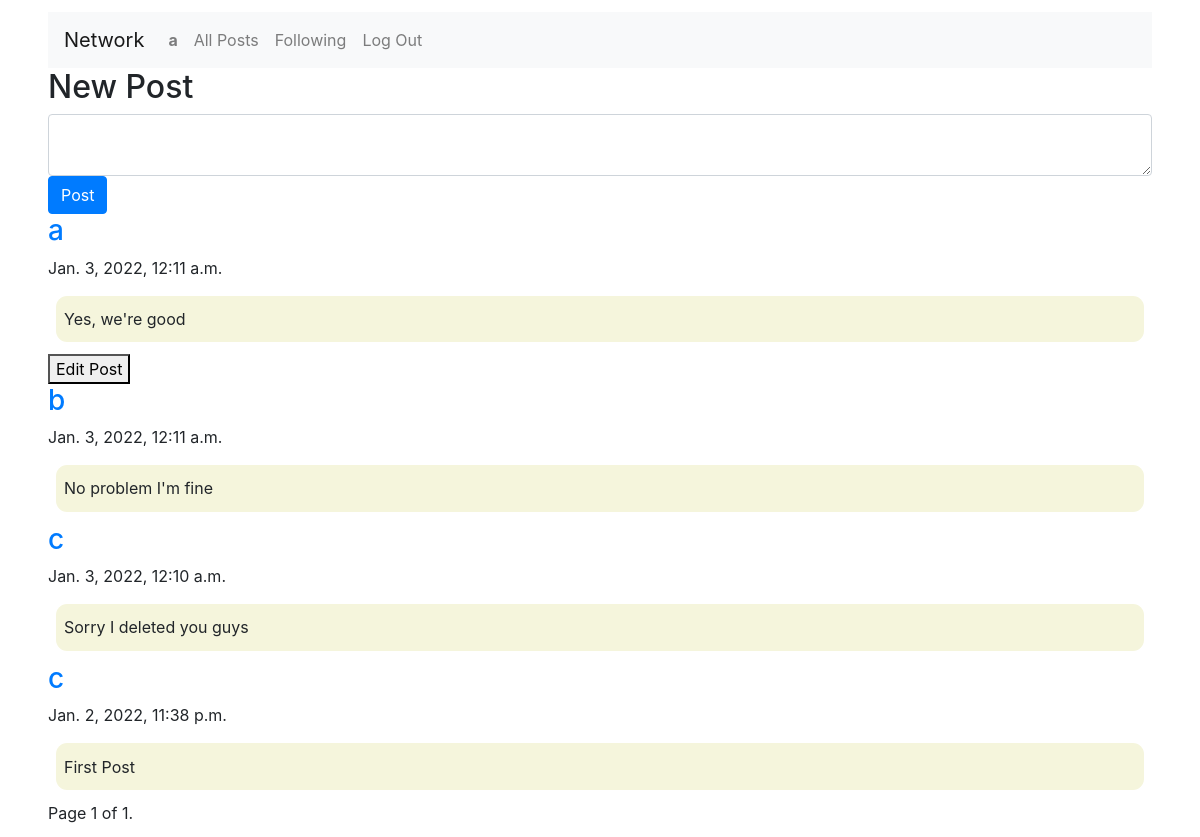
The page / (signed in) on the database as committed earlier.
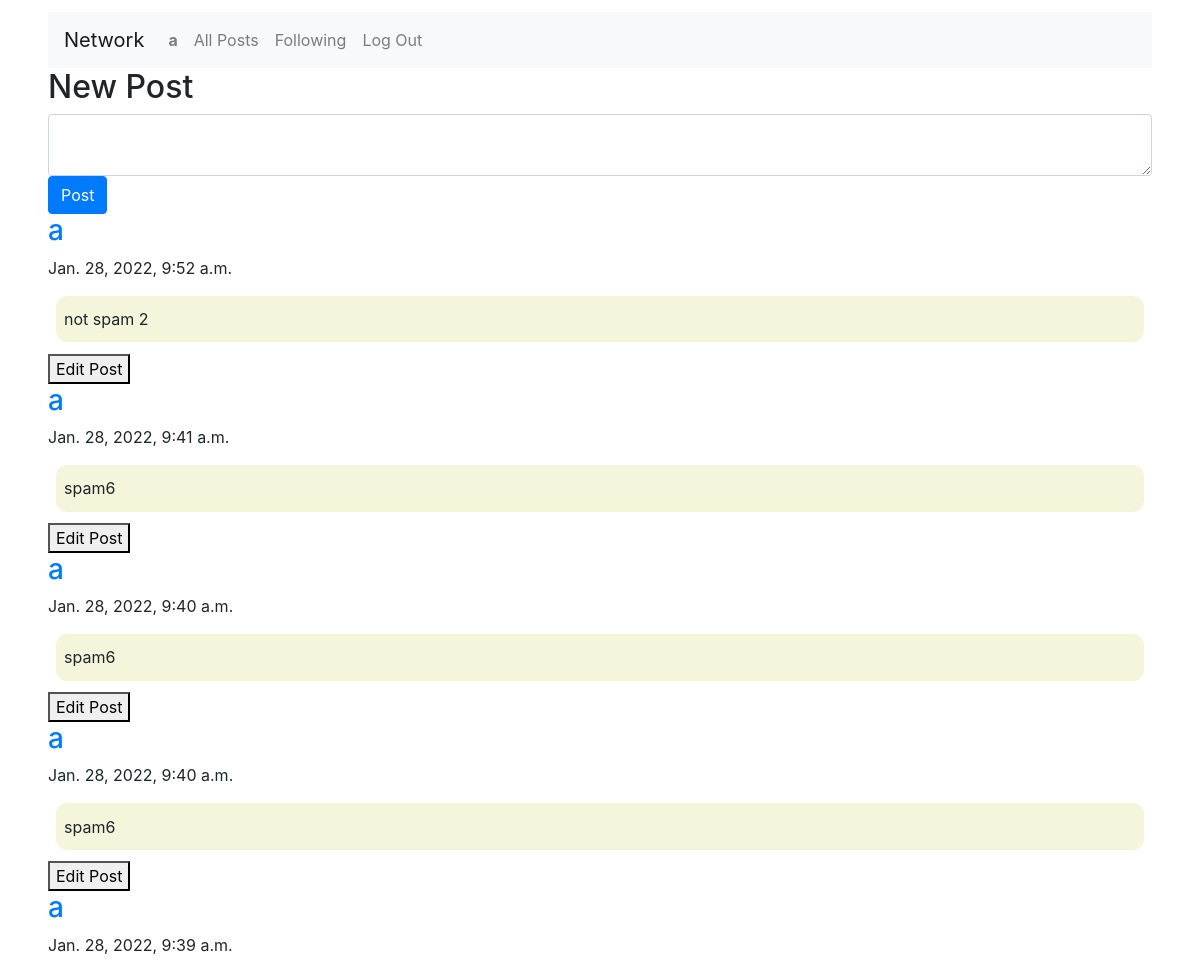
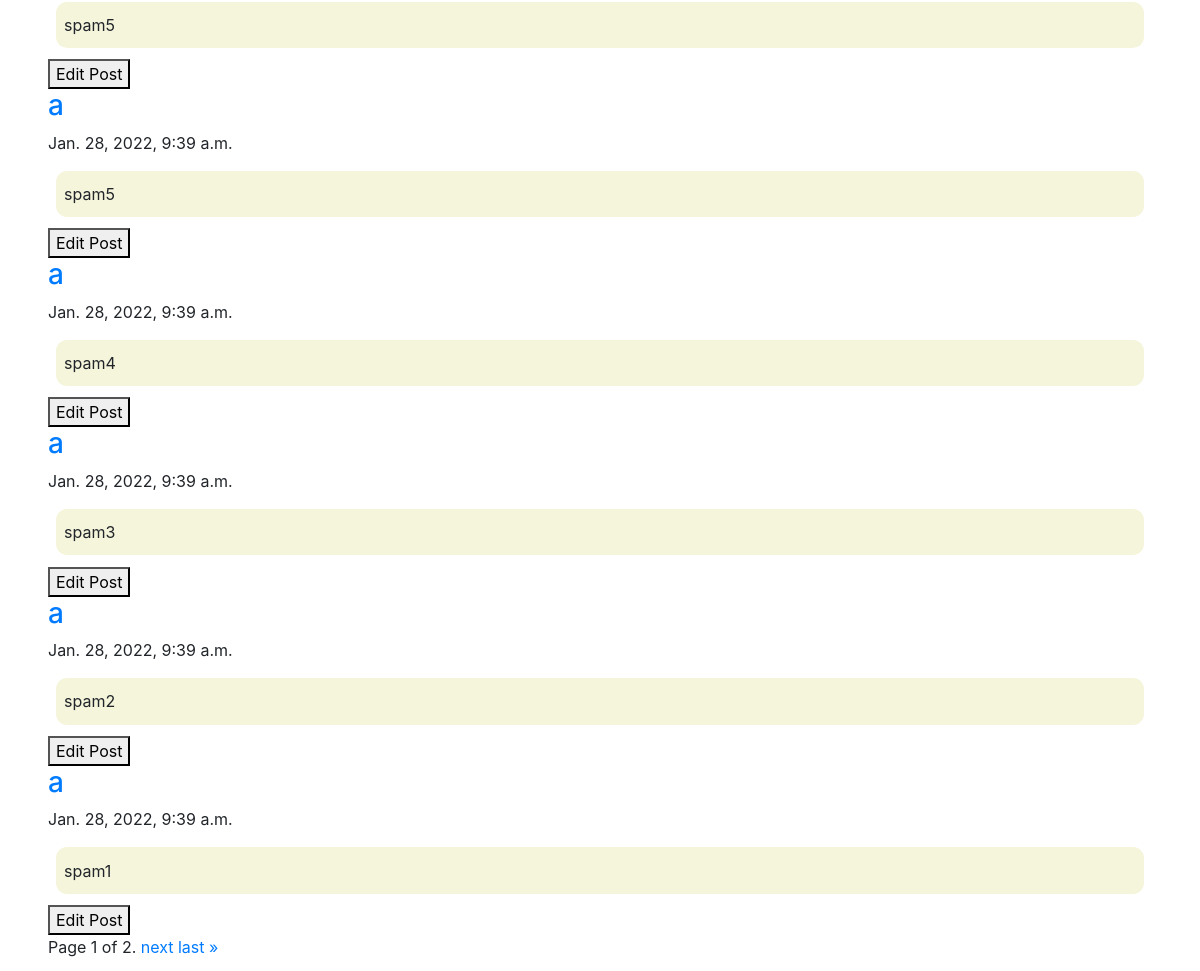
The same page on the database as committed later (2 pictures, top to bottom).
### network/models.py (models this page shows)
class Post(models.Model):
    postDate= models.DateTimeField(auto_now_add=True)
    postContent = models.TextField(max_length=500)
    postedBy = models.ForeignKey(User, on_delete=models.CASCADE, related_name="ownPosts")
    likes = models.ManyToManyField(User, related_name="likedPosts", blank=True)

class User(AbstractUser):
    following = models.ManyToManyField('self', related_name="followers", symmetrical=False, blank=True, null=True)

### network/views.py (the view, shortened to what this page needs)
# urls.py: path("", views.index, name="index"),
def index(request):
    if request.user.is_authenticated:
        print("User is logged in "+ request.user.username)
    else:
        return HttpResponseRedirect(reverse("login")) #redirect to login page if not logged in.
    if request.method == "POST":
        poster = User.objects.get(username = request.user.username)
        p = Post(postContent = request.POST["newPostText"], postedBy = poster)
        p.save()
    post_list = Post.objects.all().order_by('-postDate')
    paginator = Paginator(post_list, 10) # Show 10 posts per page.
    page_number = request.GET.get('page')
    page_obj = paginator.get_page(page_number)
    return render(request, "network/index.html", {
        "page_obj": page_obj
    })

### network/templates/network/index.html (shortened to what this page needs)
{% extends "network/layout.html" %} {% block body %}
<div id="newPost-section">
  <h2>New Post</h2>
  {% if user.is_authenticated %}
  <form method="post">
    <textarea class="form-control" name="newPostText"></textarea>
    <input class="btn btn-primary" type="submit" value="Post" />
  </form>
</div>
<div id="allPost">
  {% for post in page_obj %}
  <div class="postDiv" data-postid="{{post.id}}">
    <a href="{% url 'index' %}{{post.postedBy.id}}">
      <h3>{{post.postedBy}}</h3>
    </a>
    <p>{{post.postDate}}</p>
    <div class="postContent">{{post.postContent}}</div>
    {% if user.is_authenticated %} {% if user.id == post.postedBy.id %}
    <button class="editBtn">Edit Post</button>
    {%endif%} {%endif%}
  </div>
  {%endfor%}
  <div class="pagination">
    <span class="step-links">
      <span class="current">
        Page {{ page_obj.number }} of {{ page_obj.paginator.num_pages }}.
      </span>
      {% if page_obj.has_next %}
      <a href="?page={{ page_obj.next_page_number }}">next</a>
      <a href="?page={{ page_obj.paginator.num_pages }}">last &raquo;</a>
      {% endif %}
    </span>
  </div>
</div>
{%endif%} {% endblock %}

Rows that differ between the two databases and show on the page:
no longer on this page (row unchanged): Post: postedBy "a", postDate "Jan. 3, 2022, 12:11 a.m.", postContent "Yes, we're good", shows "Edit Post"
no longer on this page (row unchanged): Post: postedBy "b", postDate "Jan. 3, 2022, 12:11 a.m.", postContent "No problem I'm fine"
no longer on this page (row unchanged): Post: postedBy "c", postDate "Jan. 3, 2022, 12:10 a.m.", postContent "Sorry I deleted you guys"
no longer on this page (row unchanged): Post: postedBy "c", postDate "Jan. 2, 2022, 11:38 p.m.", postContent "First Post"
added Post: postedBy "a", postDate "Jan. 28, 2022, 9:52 a.m.", postContent "not spam 2", shows "Edit Post"
added Post: postedBy "a", postDate "Jan. 28, 2022, 9:41 a.m.", postContent "spam6", shows "Edit Post"
added Post: postedBy "a", postDate "Jan. 28, 2022, 9:40 a.m.", postContent "spam6", shows "Edit Post"
added Post: postedBy "a", postDate "Jan. 28, 2022, 9:40 a.m.", postContent "spam6", shows "Edit Post"
added Post: postedBy "a", postDate "Jan. 28, 2022, 9:39 a.m.", postContent "spam5", shows "Edit Post"
added Post: postedBy "a", postDate "Jan. 28, 2022, 9:39 a.m.", postContent "spam5", shows "Edit Post"
added Post: postedBy "a", postDate "Jan. 28, 2022, 9:39 a.m.", postContent "spam4", shows "Edit Post"
added Post: postedBy "a", postDate "Jan. 28, 2022, 9:39 a.m.", postContent "spam3", shows "Edit Post"
added Post: postedBy "a", postDate "Jan. 28, 2022, 9:39 a.m.", postContent "spam2", shows "Edit Post"
added Post: postedBy "a", postDate "Jan. 28, 2022, 9:39 a.m.", postContent "spam1", shows "Edit Post"
Other text that changed with them:
{{ page_obj.paginator.num_pages }}: "1" → "2"
text now shown: "next last »"
